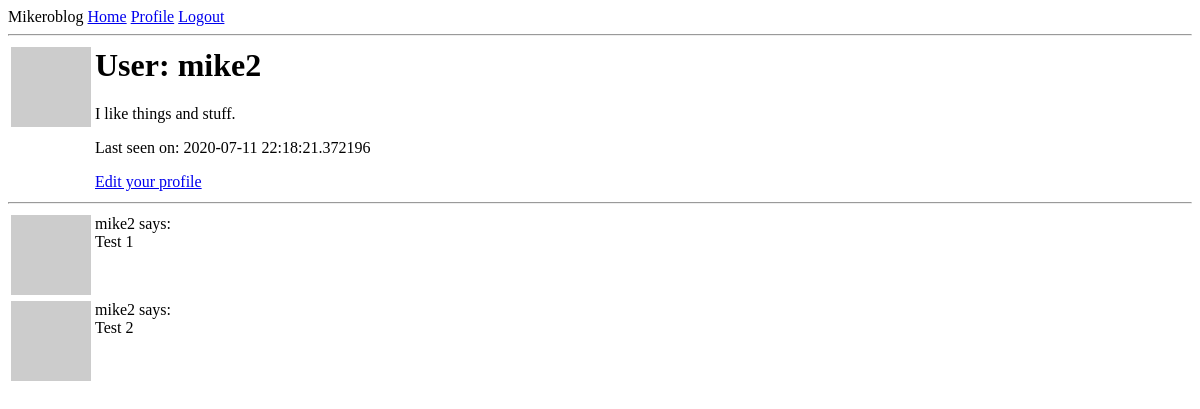
The app's page /user/mike2 (signed in), older data.
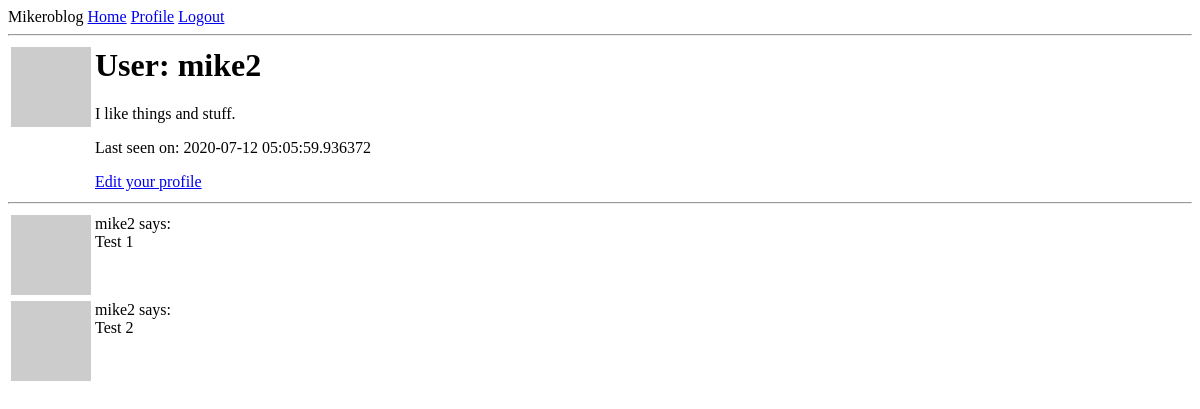
The same page, newer data.
### app/models.py (models this page shows, shortened)
class User(UserMixin, db.Model):
    id = db.Column(db.Integer, primary_key=True)
    username = db.Column(db.String(64), index=True, unique=True)
    email = db.Column(db.String(120), index=True, unique=True)
    password_hash = db.Column(db.String(128))
    posts = db.relationship('Post', backref='author', lazy='dynamic')
    about_me = db.Column(db.String(140))
    last_seen = db.Column(db.DateTime, default=datetime.utcnow)
    def avatar(self, size):
        digest = md5(self.email.lower().encode('utf-8')).hexdigest()
        return f'https://www.gravatar.com/avatoar/{digest}?d=identicon&s={size}'

### app/routes.py (the view)
@flask_app.route('/user/<username>')
@login_required
def user(username):
    user = User.query.filter_by(username=username).first_or_404()
    posts = [
        {'author': user, 'body': 'Test 1'},
        {'author': user, 'body': 'Test 2'}
    ]
    return render_template('user.html', user=user, posts=posts)

### app/models.py (called while the page is built)
@login.user_loader
def load_user(id):
    return User.query.get(int(id))

### app/routes.py (called while the page is built)
@flask_app.before_request
def before_request():
    if current_user.is_authenticated:
        current_user.last_seen = datetime.utcnow()
        db.session.commit()

### app/templates/user.html
{% extends 'base.html' %}
{% block content %}
    <table>
        <tr valign='top'>
            <td><img src='{{ user.avatar(128) }}'></td>
            <td>
                <h1>User: {{ user.username }}</h1>
                {% if user.about_me %}
                    <p>{{ user.about_me }}</p>
                {% endif %}
                {% if user.last_seen %}
                    <p>Last seen on: {{ user.last_seen }}</p>
                    {% if user == current_user %}
                        <p><a href="{{ url_for('edit_profile') }}">Edit your profile</a></p>
                    {% endif %}
                {% endif %}
            </td>
        </tr>
    </table>
    <hr>
    {% for post in posts %}
        {% include '_post.html' %}
    {% endfor %}
{% endblock %}

### app/templates/base.html (shortened to what this page needs)
<html>
    <head>
    </head>
    <body>
        <div>
            Mikeroblog
            <a href='{{ url_for('index') }}'>Home</a>
            {% if current_user.is_anonymous %}
                <a href='{{ url_for('login') }}'>Login</a>
            {% else %}
                <a href='{{ url_for('user', username=current_user.username) }}'>Profile</a>
                <a href='{{ url_for('logout') }}'>Logout</a>
            {% endif %}
        </div>
        <hr>
        {% block content %}{% endblock %}
    </body>
</html>

### app/templates/_post.html
<table>
    <tr valign='top'>
        <td><img src='{{ user.avatar(36) }}'></td>
        <td>{{ post.author.username }} says: <br>{{ post.body }}</td>
    </tr>
</table>

Row changes from the older to the newer data that the page shows:
changed User "mike2": last_seen "2020-07-11 22:18:21.372196" → "2020-07-12 05:05:59.936372"
